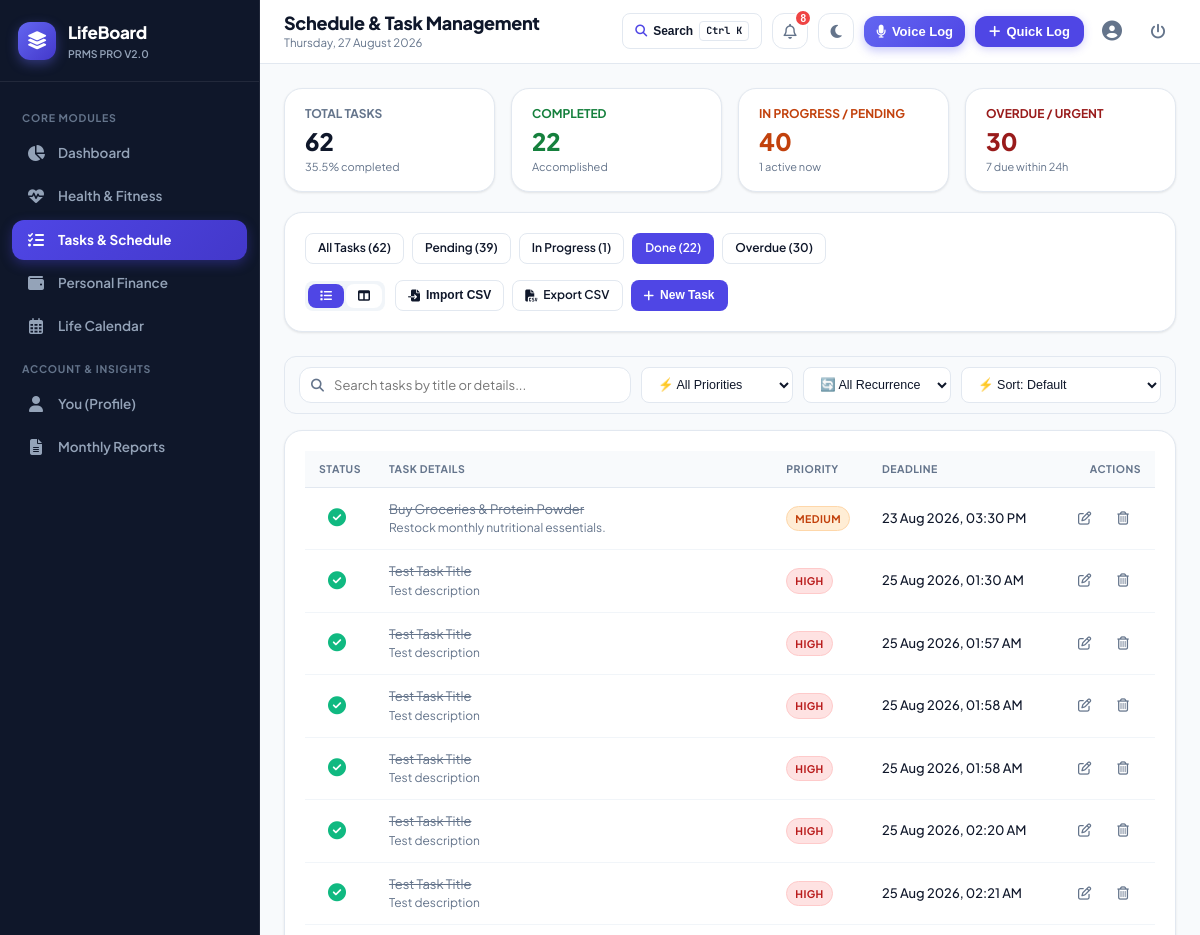
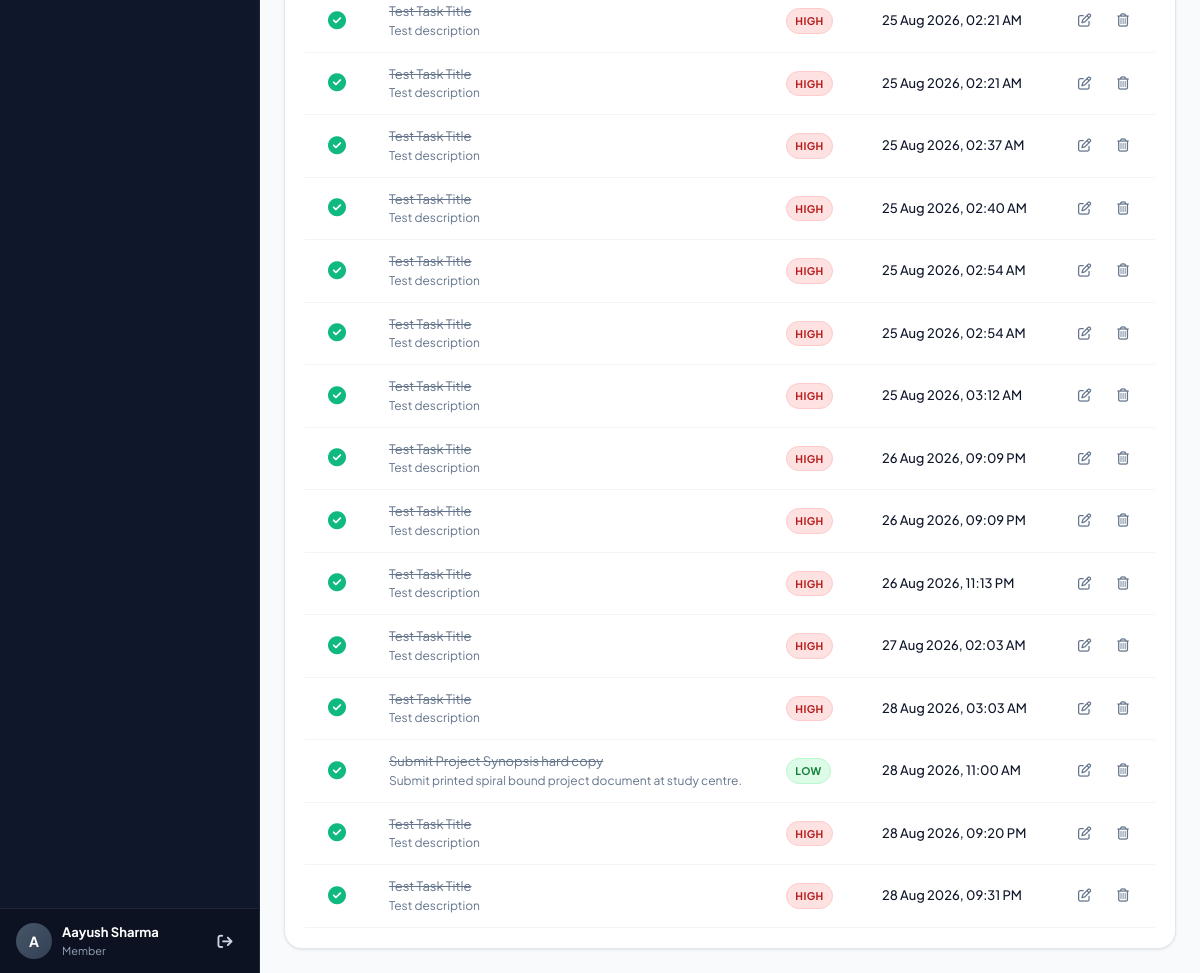
Before: /tasks?status=done&view=list (signed in) with the older database file (2 pictures, top to bottom).
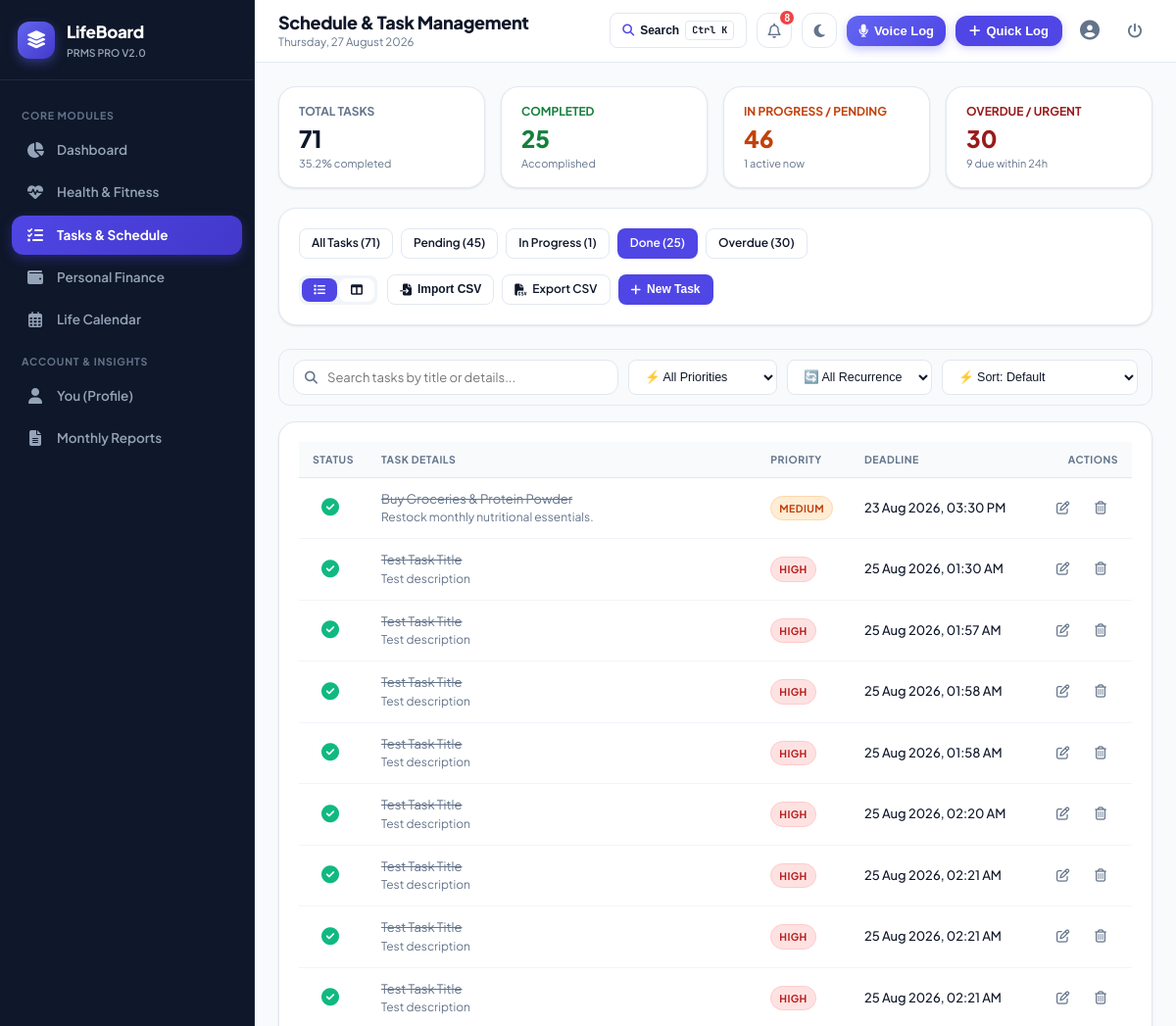
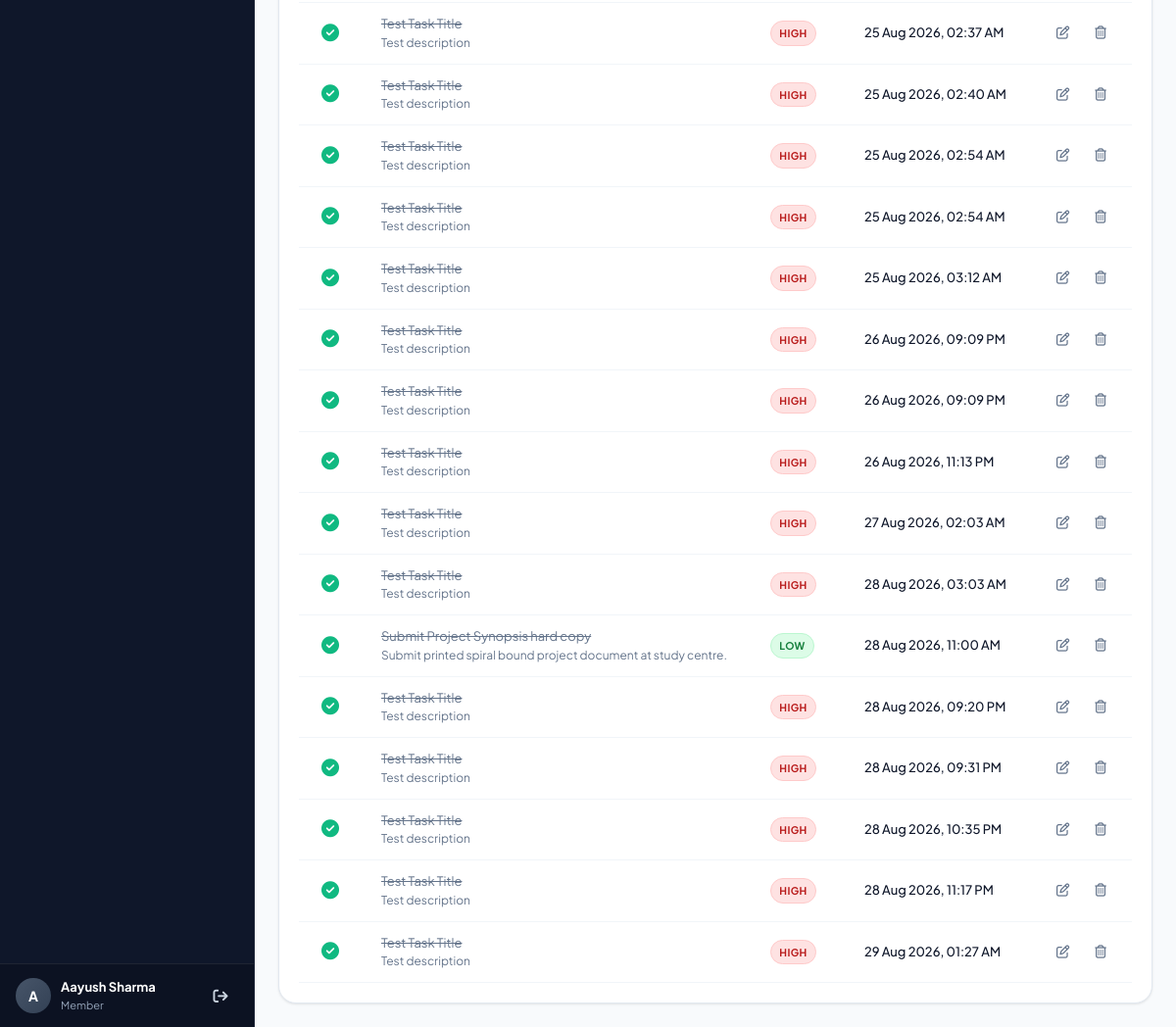
After: the same page with the newer database file (2 pictures, top to bottom).
### tables this page shows
CREATE TABLE tasks (
        task_id INTEGER PRIMARY KEY AUTOINCREMENT,
        user_id INTEGER NOT NULL,
        title VARCHAR(100) NOT NULL,
        description TEXT,
        priority VARCHAR(10) NOT NULL CHECK (priority IN ('high', 'medium', 'low')),
        status VARCHAR(15) DEFAULT 'pending' CHECK (status IN ('pending', 'in_progress', 'done')),
        deadline DATETIME NOT NULL,
        completed_at DATETIME,
        created_at DATETIME DEFAULT CURRENT_TIMESTAMP, recurring VARCHAR(20) DEFAULT 'none',
        FOREIGN KEY (user_id) REFERENCES users(user_id) ON DELETE CASCADE
    );

### app.py (the view)
@app.route('/tasks')
@login_required
def tasks():
    user_id = session['user_id']
    filter_status = request.args.get('status', 'all').lower()
    view_mode = request.args.get('view', 'list') # 'list' or 'board'
    task_list = models.get_user_tasks(user_id, filter_status=filter_status)
    task_summary = models.get_task_summary(user_id)
    pending_tasks = [t for t in task_list if t['status'] == 'pending']
    in_progress_tasks = [t for t in task_list if t['status'] == 'in_progress']
    done_tasks = [t for t in task_list if t['status'] == 'done']
    return render_template('tasks/index.html',
                           tasks=task_list,
                           summary=task_summary,
                           current_filter=filter_status,
                           view_mode=view_mode,
                           pending_tasks=pending_tasks,
                           in_progress_tasks=in_progress_tasks,
                           done_tasks=done_tasks)

### app.py (called while the page is built)
def login_required(f):
    @wraps(f)
    def decorated_function(*args, **kwargs):
        if 'user_id' not in session:
            flash('Please log in to access this page.', 'warning')
            return redirect(url_for('login', next=request.path))
        return f(*args, **kwargs)
    return decorated_function

@app.after_request
def add_security_headers(response):
    response.headers['Cache-Control'] = 'no-cache, no-store, must-revalidate, max-age=0'
    response.headers['Pragma'] = 'no-cache'
    response.headers['Expires'] = '0'
    return response

@app.context_processor
def inject_global_variables():
    current_user = None
    notifications = []
    if 'user_id' in session:
        current_user = models.get_user_by_id(session['user_id'])
        notifications = models.get_user_notifications(session['user_id'])
    return {
        'current_user': current_user,
        'notifications': notifications,
        'unread_notifications_count': len(notifications),
        'today_date': date.today().strftime('%A, %d %B %Y'),
        'current_year': date.today().year,
        'current_month': date.today().month,
        'now': datetime.now()
    }

### templates/tasks/index.html (shortened to what the changed rows need)
{% extends "base.html" %}
{% block page_title %}Schedule & Task Management{% endblock %}
{% block content %}
<div class="grid-4">
  <div class="card" style="padding: 16px 20px;">
    <div style="font-size: 12px; font-weight: 700; color: var(--text-muted); text-transform: uppercase;">Total Tasks</div>
    <div style="font-size: 24px; font-weight: 800; color: var(--text-main);">{{ summary.total }}</div>
    <div style="font-size: 11px; color: var(--text-muted);">{{ summary.completion_rate }}% completed</div>
  </div>
  <div class="card" style="padding: 16px 20px;">
    <div style="font-size: 12px; font-weight: 700; color: #15803d; text-transform: uppercase;">Completed</div>
    <div style="font-size: 24px; font-weight: 800; color: #15803d;">{{ summary.done }}</div>
    <div style="font-size: 11px; color: var(--text-muted);">Accomplished</div>
  </div>
  <div class="card" style="padding: 16px 20px;">
    <div style="font-size: 12px; font-weight: 700; color: #c2410c; text-transform: uppercase;">In Progress / Pending</div>
    <div style="font-size: 24px; font-weight: 800; color: #c2410c;">{{ summary.pending + summary.in_progress }}</div>
    <div style="font-size: 11px; color: var(--text-muted);">{{ summary.in_progress }} active now</div>
  </div>
  <div class="card" style="padding: 16px 20px;">
    <div style="font-size: 12px; font-weight: 700; color: #991b1b; text-transform: uppercase;">Overdue / Urgent</div>
    <div style="font-size: 24px; font-weight: 800; color: #991b1b;">{{ summary.overdue }}</div>
    <div style="font-size: 11px; color: var(--text-muted);">{{ summary.due_soon }} due within 24h</div>
  </div>
</div>
<div class="card" style="margin-bottom: 24px;">
  <div style="display: flex; justify-content: space-between; align-items: center; flex-wrap: wrap; gap: 16px;">
    <div style="display: flex; gap: 8px; flex-wrap: wrap;">
      <a href="{{ url_for('tasks', status='all', view=view_mode) }}" class="btn btn-sm {% if current_filter == 'all' %}btn-primary{% else %}btn-secondary{% endif %}">
        All Tasks ({{ summary.total }})
      </a>
      <a href="{{ url_for('tasks', status='pending', view=view_mode) }}" class="btn btn-sm {% if current_filter == 'pending' %}btn-primary{% else %}btn-secondary{% endif %}">
        Pending ({{ summary.pending }})
      </a>
      <a href="{{ url_for('tasks', status='in_progress', view=view_mode) }}" class="btn btn-sm {% if current_filter == 'in_progress' %}btn-primary{% else %}btn-secondary{% endif %}">
        In Progress ({{ summary.in_progress }})
      </a>
      <a href="{{ url_for('tasks', status='done', view=view_mode) }}" class="btn btn-sm {% if current_filter == 'done' %}btn-primary{% else %}btn-secondary{% endif %}">
        Done ({{ summary.done }})
      </a>
      <a href="{{ url_for('tasks', status='overdue', view=view_mode) }}" class="btn btn-sm {% if current_filter == 'overdue' %}btn-danger{% else %}btn-secondary{% endif %}">
        Overdue ({{ summary.overdue }})
      </a>
    </div>
  </div>
</div>
{% if view_mode == 'board' %}
<div class="kanban-grid">
  <div class="kanban-col">
    <div class="kanban-header">
      <span><i class="fa-regular fa-circle" style="color: #64748b; margin-right: 6px;"></i>Pending</span>
      <span class="badge badge-secondary">{{ pending_tasks | length }}</span>
    </div>
    {% for task in pending_tasks %}
    <div class="kanban-card" data-title="{{ task.title | escape }}" data-priority="{{ task.priority }}" data-recurring="{{ task.recurring or 'none' }}" data-date="{{ task.deadline }}">
      <div style="display: flex; justify-content: space-between; align-items: flex-start; margin-bottom: 6px;">
        <div style="display: flex; gap: 4px; flex-wrap: wrap;">
          <span class="badge badge-priority-{{ task.priority }}">{{ task.priority }}</span>
          {% if task.recurring and task.recurring != 'none' %}
            <span class="badge badge-secondary" style="font-size: 10.5px;" title="Repeats {{ task.recurring|title }}"><i class="fa-solid fa-repeat"></i> {{ task.recurring|title }}</span>
          {% endif %}
        </div>
        {% if task.is_overdue %}
          <span class="badge badge-overdue">OVERDUE</span>
        {% elif task.is_due_soon %}
          <span class="badge badge-due-soon">Due Soon</span>
        {% endif %}
      </div>
      <h4 style="font-size: 14px; margin-bottom: 6px;">{{ task.title }}</h4>
      {% if task.description %}
      <p style="font-size: 12px; color: var(--text-muted); margin-bottom: 10px;">{{ task.description }}</p>
      {% endif %}
      <div style="font-size: 11px; color: var(--text-muted); margin-bottom: 10px;">
        <i class="fa-regular fa-clock"></i> {{ task.deadline_dt.strftime('%d %b, %I:%M %p') }}
      </div>
      <div style="display: flex; gap: 6px; border-top: 1px solid var(--border-light); padding-top: 8px;">
        <form action="{{ url_for('update_task_status_route', task_id=task.task_id) }}" method="POST" style="margin: 0;">
          <input type="hidden" name="status" value="in_progress">
          <button type="submit" class="btn btn-secondary btn-sm" style="font-size: 11px;">Start</button>
        </form>
        <form action="{{ url_for('update_task_status_route', task_id=task.task_id) }}" method="POST" style="margin: 0;">
          <input type="hidden" name="status" value="done">
          <button type="submit" class="btn btn-secondary btn-sm" style="font-size: 11px;"><i class="fa-solid fa-check"></i> Done</button>
        </form>
      </div>
    </div>
    {% endfor %}
  </div>
  <div class="kanban-col">
    <div class="kanban-header">
      <span><i class="fa-solid fa-spinner" style="color: #ea580c; margin-right: 6px;"></i>In Progress</span>
      <span class="badge badge-secondary">{{ in_progress_tasks | length }}</span>
    </div>
    {% for task in in_progress_tasks %}
    <div class="kanban-card" style="border-left: 3px solid #ea580c;" data-title="{{ task.title | escape }}" data-priority="{{ task.priority }}" data-recurring="{{ task.recurring or 'none' }}" data-date="{{ task.deadline }}">
      <div style="display: flex; justify-content: space-between; align-items: flex-start; margin-bottom: 6px;">
        <div style="display: flex; gap: 4px; flex-wrap: wrap;">
          <span class="badge badge-priority-{{ task.priority }}">{{ task.priority }}</span>
          {% if task.recurring and task.recurring != 'none' %}
            <span class="badge badge-secondary" style="font-size: 10.5px;" title="Repeats {{ task.recurring|title }}"><i class="fa-solid fa-repeat"></i> {{ task.recurring|title }}</span>
          {% endif %}
        </div>
        {% if task.is_overdue %}
          <span class="badge badge-overdue">OVERDUE</span>
        {% elif task.is_due_soon %}
          <span class="badge badge-due-soon">Due Soon</span>
        {% endif %}
      </div>
      <h4 style="font-size: 14px; margin-bottom: 6px;">{{ task.title }}</h4>
      {% if task.description %}
      <p style="font-size: 12px; color: var(--text-muted); margin-bottom: 10px;">{{ task.description }}</p>
      {% endif %}
      <div style="font-size: 11px; color: var(--text-muted); margin-bottom: 10px;">
        <i class="fa-regular fa-clock"></i> {{ task.deadline_dt.strftime('%d %b, %I:%M %p') }}
      </div>
      <div style="display: flex; gap: 6px; border-top: 1px solid var(--border-light); padding-top: 8px;">
        <form action="{{ url_for('update_task_status_route', task_id=task.task_id) }}" method="POST" style="margin: 0;">
          <input type="hidden" name="status" value="done">
          <button type="submit" class="btn btn-primary btn-sm" style="font-size: 11px;"><i class="fa-solid fa-check"></i> Complete</button>
        </form>
      </div>
    </div>
    {% endfor %}
  </div>
  <div class="kanban-col">
    <div class="kanban-header">
      <span><i class="fa-solid fa-circle-check" style="color: var(--success); margin-right: 6px;"></i>Completed</span>
      <span class="badge badge-secondary">{{ done_tasks | length }}</span>
    </div>
    {% for task in done_tasks %}
    <div class="kanban-card" style="opacity: 0.75;" data-title="{{ task.title | escape }}" data-priority="{{ task.priority }}" data-recurring="{{ task.recurring or 'none' }}" data-date="{{ task.deadline }}">
      <div style="display: flex; justify-content: space-between; align-items: flex-start; margin-bottom: 6px;">
        <h4 style="font-size: 14px; text-decoration: line-through; margin-bottom: 6px;">{{ task.title }}</h4>
        {% if task.recurring and task.recurring != 'none' %}
          <span class="badge badge-secondary" style="font-size: 10px;" title="Repeats {{ task.recurring|title }}"><i class="fa-solid fa-repeat"></i> {{ task.recurring|title }}</span>
        {% endif %}
      </div>
      <div style="font-size: 11px; color: var(--text-muted);">
        Completed on {{ task.completed_at or 'Recently' }}
      </div>
    </div>
    {% endfor %}
  </div>
</div>
{% else %}
<div class="card">
  {% if tasks %}
  <div class="table-responsive desktop-only-table">
    <table class="table-custom">
      <thead>
        <tr>
          <th style="width: 40px;">Status</th>
          <th>Task Details</th>
          <th>Priority</th>
          <th>Deadline</th>
          <th style="text-align: right;">Actions</th>
        </tr>
      </thead>
      <tbody id="taskTableBody">
        {% for t in tasks %}
        <tr class="{% if t.status == 'done' %}task-item status-done{% endif %}" data-title="{{ t.title | escape }}" data-priority="{{ t.priority }}" data-recurring="{{ t.recurring or 'none' }}" data-date="{{ t.deadline }}">
          <td>
            <form action="{{ url_for('update_task_status_route', task_id=t.task_id) }}" method="POST" style="margin: 0;">
              {% if t.status == 'done' %}
                <button type="submit" class="btn-icon" title="Mark as Pending" style="color: var(--success);">
                  <i class="fa-solid fa-circle-check" style="font-size: 18px;"></i>
                </button>
              {% else %}
                <input type="hidden" name="status" value="done">
                <button type="submit" class="btn-icon" title="Mark as Done" onclick="triggerConfetti()">
                  <i class="fa-regular fa-circle" style="font-size: 18px;"></i>
                </button>
              {% endif %}
            </form>
          </td>
          <td>
            <div class="task-title" style="{% if t.status == 'done' %}text-decoration: line-through; color: var(--text-muted);{% endif %}">
              {{ t.title }}
            </div>
            {% if t.description %}
            <div style="font-size: 12px; color: var(--text-muted);">{{ t.description }}</div>
            {% endif %}
          </td>
          <td>
            <div style="display: flex; gap: 4px; flex-wrap: wrap;">
              <span class="badge badge-priority-{{ t.priority }}">{{ t.priority }}</span>
            </div>
          </td>
          <td>
            <div style="font-size: 13px; font-weight: 500; white-space: nowrap;">
              {{ t.deadline_dt.strftime('%d %b %Y, %I:%M %p') }}
            </div>
          </td>
          <td style="text-align: right; white-space: nowrap;">
            <button type="button" class="btn-icon" title="Edit Task" onclick="openEditTaskModal({{ t.task_id }}, '{{ t.title | escape }}', '{{ (t.description or '') | escape }}', '{{ t.priority }}', '{{ t.deadline }}', '{{ t.recurring }}')">
              <i class="fa-regular fa-pen-to-square"></i>
            </button>
            <form action="{{ url_for('delete_task_route', task_id=t.task_id) }}" method="POST" style="display: inline;" data-confirm="Are you sure you want to delete this task?">
              <button type="submit" class="btn-icon danger" title="Delete Task">
                <i class="fa-regular fa-trash-can"></i>
              </button>
            </form>
          </td>
        </tr>
        {% endfor %}
      </tbody>
    </table>
  </div>
  {% endif %}
</div>
{% endif %}
{% endblock %}

Changed rows visible on the page:
added tasks: status "done" (drawn), title "Test Task Title", description "Test description", priority "HIGH", deadline_dt "28 Aug 2026, 10:35 PM"
added tasks: status "done" (drawn), title "Test Task Title", description "Test description", priority "HIGH", deadline_dt "28 Aug 2026, 11:17 PM"
added tasks: status "done" (drawn), title "Test Task Title", description "Test description", priority "HIGH", deadline_dt "29 Aug 2026, 01:27 AM"
Other visible differences:
{{ summary.total }}: "62" → "71"
{{ summary.completion_rate }}: "35.5" → "35.2"
{{ summary.done }}: "22" → "25"
{{ summary.pending + summary.in_progress }}: "40" → "46"
{{ summary.due_soon }}: "7" → "9"
{{ summary.pending }}: "39" → "45"
